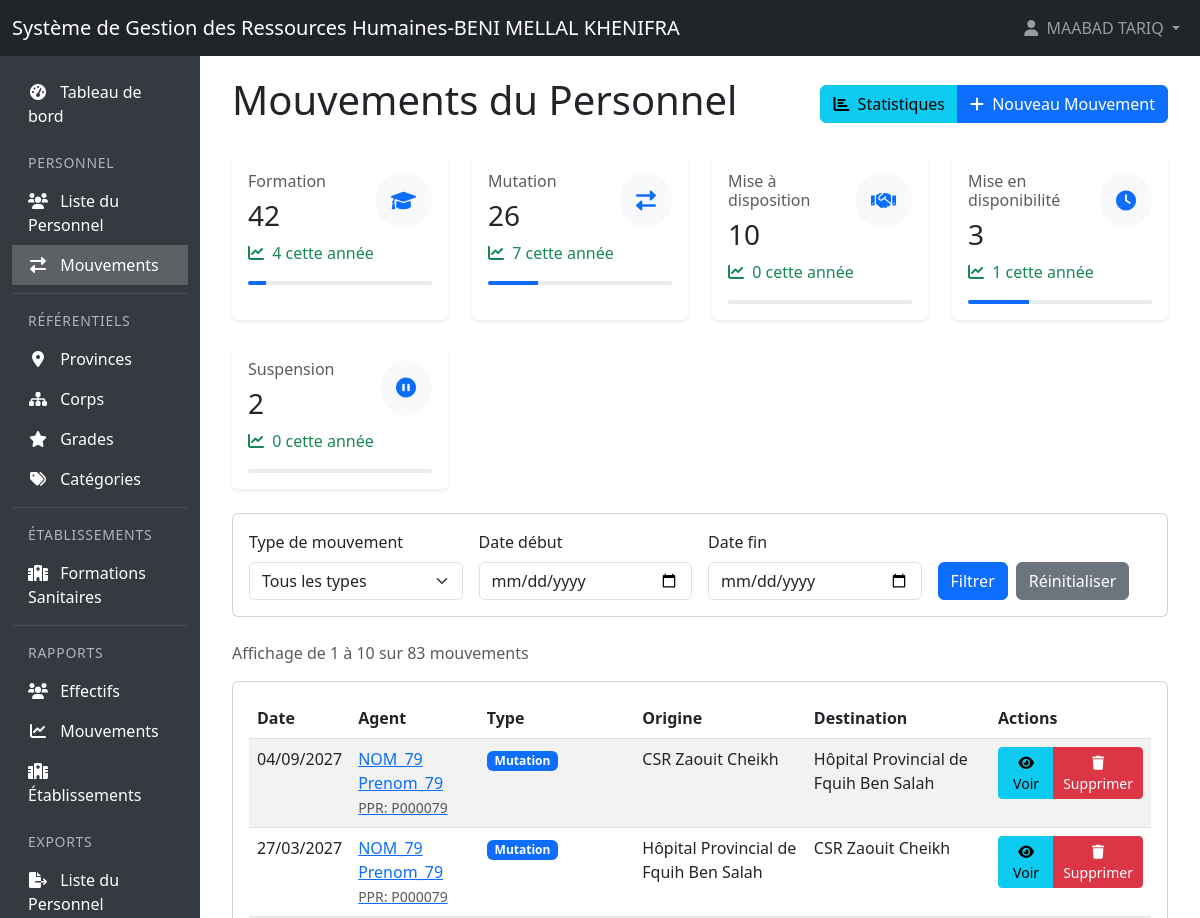
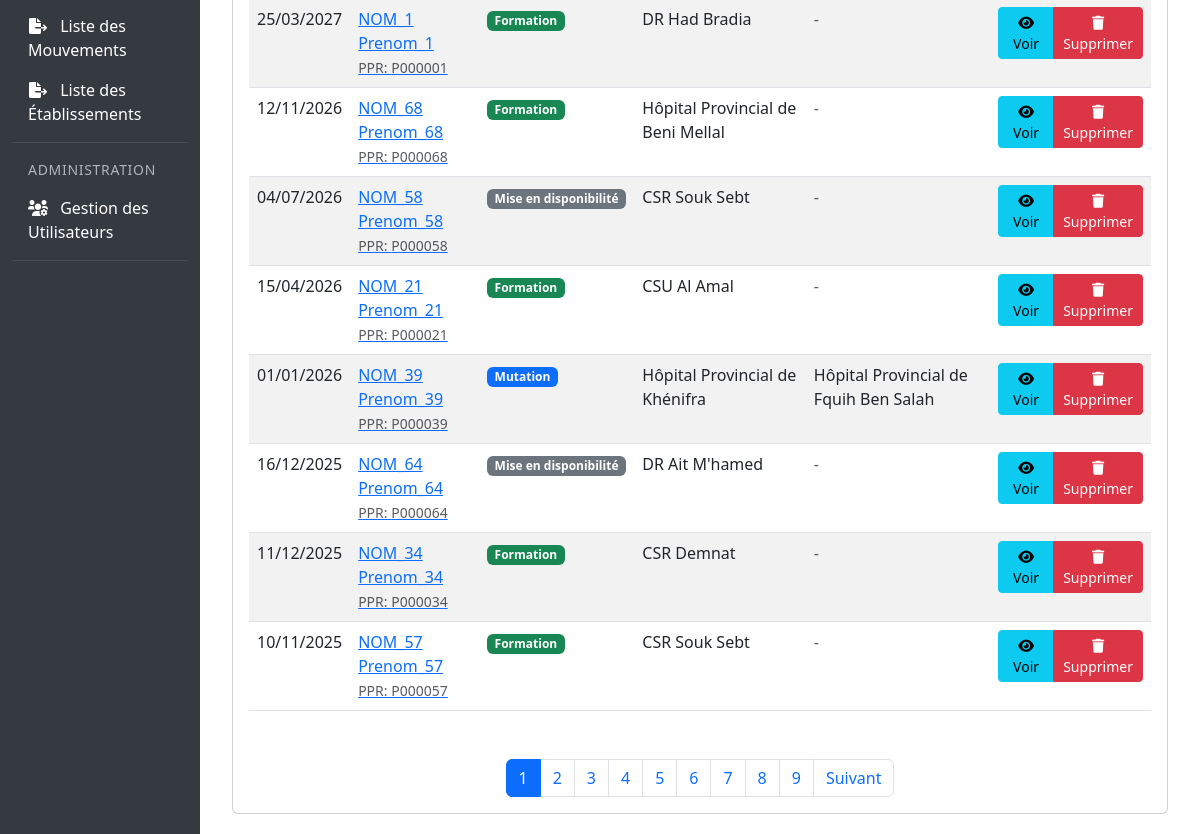
/APP_SGRHBMKH/mouvements (signed in), run on the app's committed database (2 pictures, top to bottom).
### tables this page shows
CREATE TABLE `mouvements_personnel` (
  `id` int(11) NOT NULL,
  `personnel_id` int(11) NOT NULL,
  `type_mouvement` enum('DECES','MUTATION','DEMISSION','FORMATION','SUSPENSION','MISE_A_DISPOSITION','MISE_EN_DISPONIBILITE','RETRAITE_AGE') NOT NULL,
  `date_mouvement` date NOT NULL,
  `formation_sanitaire_origine_id` int(11) DEFAULT NULL,
  `formation_sanitaire_destination_id` int(11) DEFAULT NULL,
  `commentaire` text DEFAULT NULL,
  `created_at` timestamp NOT NULL DEFAULT current_timestamp(),
  `updated_at` timestamp NOT NULL DEFAULT current_timestamp() ON UPDATE current_timestamp(),
  `deleted_at` timestamp NULL DEFAULT NULL
);

CREATE TABLE `personnel` (
  `id` int(11) NOT NULL,
  `ppr` varchar(10) NOT NULL,
  `nom` varchar(100) NOT NULL,
  `prenom` varchar(100) NOT NULL,
  `cin` varchar(20) NOT NULL,
  `date_naissance` date NOT NULL,
  `sexe` enum('M','F') NOT NULL,
  `situation_familiale` enum('CELIBATAIRE','MARIE','DIVORCE','VEUF') NOT NULL,
  `corps_id` int(11) DEFAULT NULL,
  `grade_id` int(11) DEFAULT NULL,
  `specialite_id` int(11) DEFAULT NULL,
  `date_recrutement` date NOT NULL,
  `date_prise_service` date NOT NULL,
  `formation_sanitaire_id` int(11) DEFAULT NULL,
  `created_at` timestamp NOT NULL DEFAULT current_timestamp(),
  `updated_at` timestamp NOT NULL DEFAULT current_timestamp() ON UPDATE current_timestamp(),
  `deleted_at` timestamp NULL DEFAULT NULL
);

CREATE TABLE `formations_sanitaires` (
  `id` int(11) NOT NULL,
  `nom_formation` varchar(255) NOT NULL,
  `type_formation` varchar(100) DEFAULT NULL,
  `province_id` int(11) DEFAULT NULL,
  `categorie_id` int(11) DEFAULT NULL,
  `milieu` enum('URBAIN','RURAL') NOT NULL,
  `created_at` timestamp NOT NULL DEFAULT current_timestamp(),
  `updated_at` timestamp NOT NULL DEFAULT current_timestamp() ON UPDATE current_timestamp(),
  `deleted_at` timestamp NULL DEFAULT NULL
);

### views/mouvements/index.php (the view, shortened to what the rows shown need)
<div class="container-fluid">
    <div class="d-flex justify-content-between align-items-center mb-4">
        <h1>Mouvements du Personnel</h1>
    </div>
    <?php if (empty($mouvements)): ?>
        <div class="alert alert-info">
            Aucun mouvement n'a été trouvé.
        </div>
    <?php else: ?>
        <div class="card">
            <div class="card-body">
                <div class="table-responsive">
                    <table class="table table-striped table-hover">
                        <thead>
                            <tr>
                                <th>Date</th>
                                <th>Agent</th>
                                <th>Type</th>
                                <th>Origine</th>
                                <th>Destination</th>
                                <th>Actions</th>
                            </tr>
                        </thead>
                        <tbody>
                            <?php foreach ($mouvements as $mouvement): ?>
                                <tr>
                                    <td><?= date('d/m/Y', strtotime($mouvement['date_mouvement'])) ?></td>
                                    <td>
                                        <?php if ($mouvement['personnel_id']): ?>
                                            <a href="/APP_SGRHBMKH/personnel/show/<?= $mouvement['personnel_id'] ?>">
                                                <?= htmlspecialchars($mouvement['nom'] . ' ' . $mouvement['prenom']) ?>
                                                <br>
                                                <small class="text-muted">PPR: <?= htmlspecialchars($mouvement['ppr']) ?></small>
                                            </a>
                                        <?php endif; ?>
                                    </td>
                                    <td>
                                        <span class="badge <?= getBadgeClass($mouvement['type_mouvement']) ?>">
                                            <?= $types[$mouvement['type_mouvement']] ?? $mouvement['type_mouvement'] ?>
                                        </span>
                                    </td>
                                    <td>
                                        <?php if ($mouvement['origine_nom']): ?>
                                                <?= htmlspecialchars($mouvement['origine_nom']) ?>
                                        <?php else: ?>
                                            <span class="text-muted">-</span>
                                        <?php endif; ?>
                                    </td>
                                    <td>
                                        <?php if ($mouvement['destination_nom']): ?>
                                                <?= htmlspecialchars($mouvement['destination_nom']) ?>
                                        <?php else: ?>
                                            <span class="text-muted">-</span>
                                        <?php endif; ?>
                                    </td>
                                    <td>
                                        <div class="btn-group" role="group">
                                            <a href="/APP_SGRHBMKH/mouvements/show/<?= $mouvement['id'] ?>" class="btn btn-sm btn-info">
                                                <i class="fas fa-eye"></i> Voir
                                            </a>
                                            <?php if ($canDelete): ?>
                                                <button type="button" class="btn btn-sm btn-danger"
                                                        onclick="confirmDelete(<?= $mouvement['id'] ?>, '<?= addslashes($types[$mouvement['type_mouvement']] ?? $mouvement['type_mouvement']) ?>')">
                                                    <i class="fas fa-trash"></i> Supprimer
                                                </button>
                                            <?php endif; ?>
                                        </div>
                                    </td>
                                </tr>
                            <?php endforeach; ?>
                        </tbody>
                    </table>
                </div>
            </div>
            </div>
        </div>
    <?php endif; ?>
</div>
<?php
function getBadgeClass($type) {
    switch ($type) {
        case 'MUTATION':
            return 'bg-primary';
        case 'FORMATION':
            return 'bg-success';
        case 'MISE_EN_DISPONIBILITE':
            return 'bg-secondary';
    }
}
?>

### data on the page
mouvements_personnel: date_mouvement "04/09/2027", personnel.prenom "NOM_79 Prenom_79", personnel.ppr "P000079", type_mouvement "Mutation", formation_sanitaire_origine.nom_formation "CSR Zaouit Cheikh", formation_sanitaire_destination.nom_formation "Hôpital Provincial de Fquih Ben Salah"
mouvements_personnel: date_mouvement "27/03/2027", personnel.prenom "NOM_79 Prenom_79", personnel.ppr "P000079", type_mouvement "Mutation", formation_sanitaire_origine.nom_formation "Hôpital Provincial de Fquih Ben Salah", formation_sanitaire_destination.nom_formation "CSR Zaouit Cheikh"
mouvements_personnel: date_mouvement "25/03/2027", personnel.prenom "NOM_1 Prenom_1", personnel.ppr "P000001", type_mouvement "Formation", formation_sanitaire_origine.nom_formation "DR Had Bradia"
mouvements_personnel: date_mouvement "12/11/2026", personnel.prenom "NOM_68 Prenom_68", personnel.ppr "P000068", type_mouvement "Formation", formation_sanitaire_origine.nom_formation "Hôpital Provincial de Beni Mellal"
mouvements_personnel: date_mouvement "04/07/2026", personnel.prenom "NOM_58 Prenom_58", personnel.ppr "P000058", type_mouvement "Mise en disponibilité", formation_sanitaire_origine.nom_formation "CSR Souk Sebt"
mouvements_personnel: date_mouvement "15/04/2026", personnel.prenom "NOM_21 Prenom_21", personnel.ppr "P000021", type_mouvement "Formation", formation_sanitaire_origine.nom_formation "CSU Al Amal"
mouvements_personnel: date_mouvement "01/01/2026", personnel.prenom "NOM_39 Prenom_39", personnel.ppr "P000039", type_mouvement "Mutation", formation_sanitaire_origine.nom_formation "Hôpital Provincial de Khénifra", formation_sanitaire_destination.nom_formation "Hôpital Provincial de Fquih Ben Salah"
mouvements_personnel: date_mouvement "16/12/2025", personnel.prenom "NOM_64 Prenom_64", personnel.ppr "P000064", type_mouvement "Mise en disponibilité", formation_sanitaire_origine.nom_formation "DR Ait M'hamed"
mouvements_personnel: date_mouvement "11/12/2025", personnel.prenom "NOM_34 Prenom_34", personnel.ppr "P000034", type_mouvement "Formation", formation_sanitaire_origine.nom_formation "CSR Demnat"
mouvements_personnel: date_mouvement "10/11/2025", personnel.prenom "NOM_57 Prenom_57", personnel.ppr "P000057", type_mouvement "Formation", formation_sanitaire_origine.nom_formation "CSR Souk Sebt"

### other printed values
$_SESSION['user_name'] "MAABAD TARIQ"
$types[$stat['type_mouvement']] "Formation"
$stat['total'] "42"
$stat['cette_annee'] "4"
$types[$stat['type_mouvement']] "Mutation"
$stat['total'] "26"
$stat['cette_annee'] "7"
$types[$stat['type_mouvement']] "Mise à disposition"
$stat['total'] "10"
$stat['cette_annee'] "0"
$types[$stat['type_mouvement']] "Mise en disponibilité"
$stat['total'] "3"
$stat['cette_annee'] "1"
$types[$stat['type_mouvement']] "Suspension"
$stat['total'] "2"
